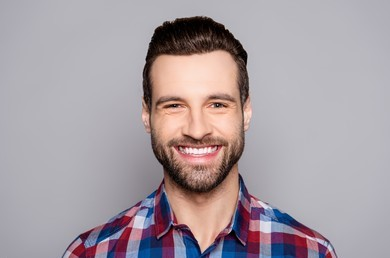
#> input picture 2.jpg, 390 x 258 px
$ python faceDetector.py
#> lines starting #> are read from the running program, lines starting #| are printed output that depends on the picture; after the words box and inside, x2 and y2 are one past the last pixel; in counts of white or black regions, pixels touching at a corner belong together
import cv2
import random

# pre_trained Data
trained_face_data = cv2.CascadeClassifier('haarcascade_frontalface_default.xml')

img1 = cv2.imread('2.jpg')
#> img1 is the input picture: shape (258, 390, 3); mean B, G, R 162.8, 157.3, 167.7
img2 = cv2.imread('grp_test.jpg')
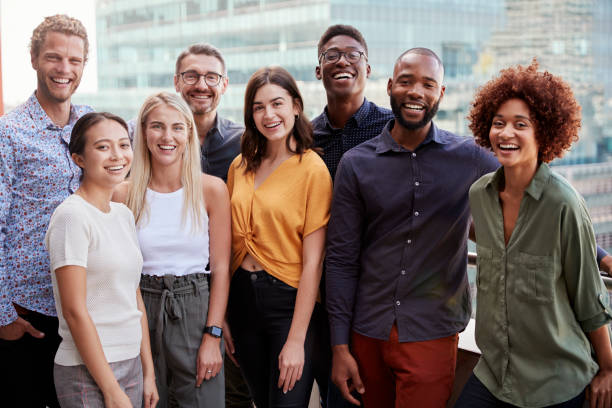
#> input picture grp_test.jpg, 612 x 408 px
#> img2 is the input picture: shape (408, 612, 3); mean B, G, R 109.5, 112.6, 126.8


# convert img to grayscale
grayscale_img = cv2.cvtColor(img2, cv2.COLOR_BGR2GRAY)
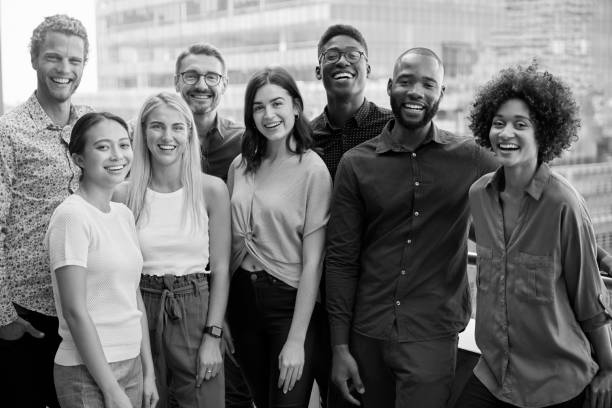
#> grayscale_img: shape (408, 612); min 0, max 255, mean 116.5

# detect face
face_cord = trained_face_data.detectMultiScale(grayscale_img)
#> face_cord = [[35, 38, 56, 56], [174, 55, 55, 55], [139, 105, 57, 57], [87, 123, 57, 57], [247, 84, 55, 55], [131, 62, 55, 55], [316, 33, 53, 53], [385, 59, 60, 60], [479, 99, 64, 64], [89, 301, 58, 58], [310, 10, 66, 66]]

# draw Rectangles around the faces


for (x, y, w, h) in face_cord:
    cv2.rectangle(img2, (x, y), (x + w, y + h), (random.randrange(128, 256), random.randrange(128, 256), random.randrange(128, 256)), 2)
#> this loop made 11 passes
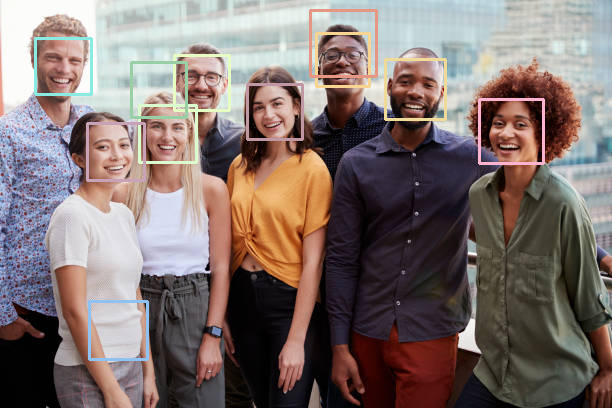
#> img2: shape (408, 612, 3); 3% of pixels changed, all inside (x1, y1, x2, y2) = (34, 9, 545, 361)
# (img, (TopLeft cord), (cord+width), (BGR col), thickness)

cv2.imshow('Face Detector', img2)
cv2.waitKey()
